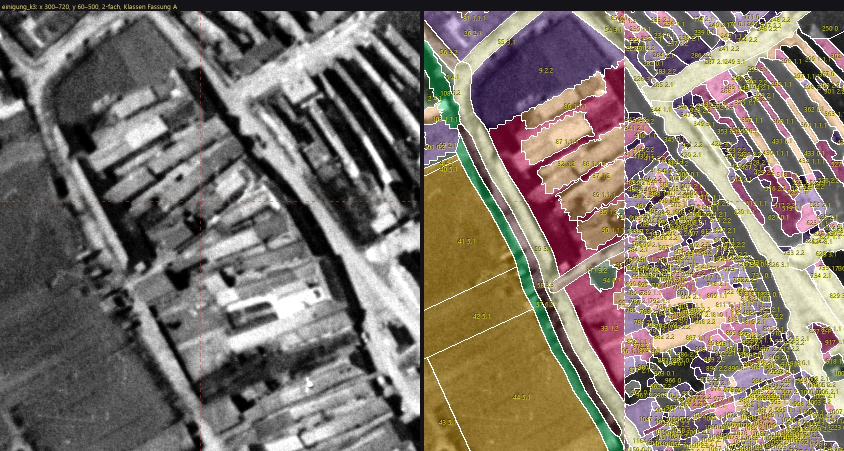
#> input picture wuensche/2026-11-18-landseg-historisch-3/einigung/runde1/abgaben/A-02/einigung_02.jpg, 1688 x 902 px, given in place of H0.png, which was not available (shown at 1/2 size)
$ python tabelle.py
#> lines starting #> are read from the running program, lines starting #| are printed output that depends on the picture
import json
import numpy as np
from PIL import Image
import tifffile

B = "C:/Users/Phil/Developement/Victor/daten/landseg/H0"
img = np.array(Image.open(f"{B}/H0.png").convert("L")).astype(float)
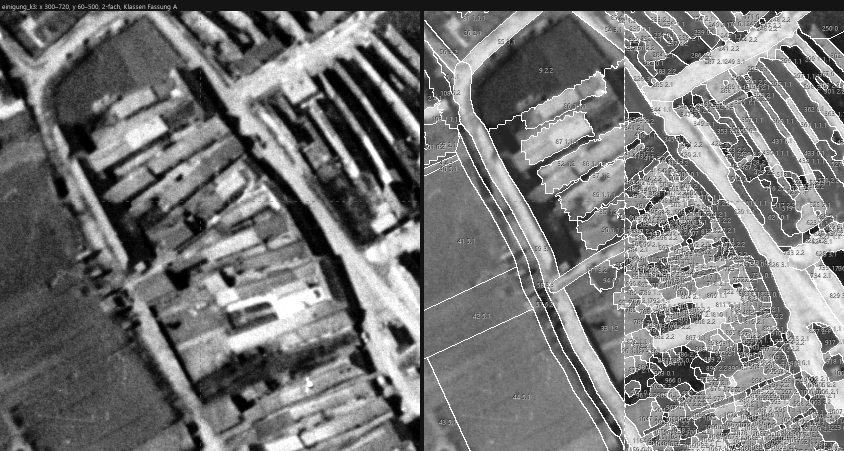
#> img: shape (902, 1688) float64 (shown at 1/2 size); min 0, max 255, mean 118.3
l0 = tifffile.imread(f"{B}/b-kategorien-frei/r0c0/labels.tif")
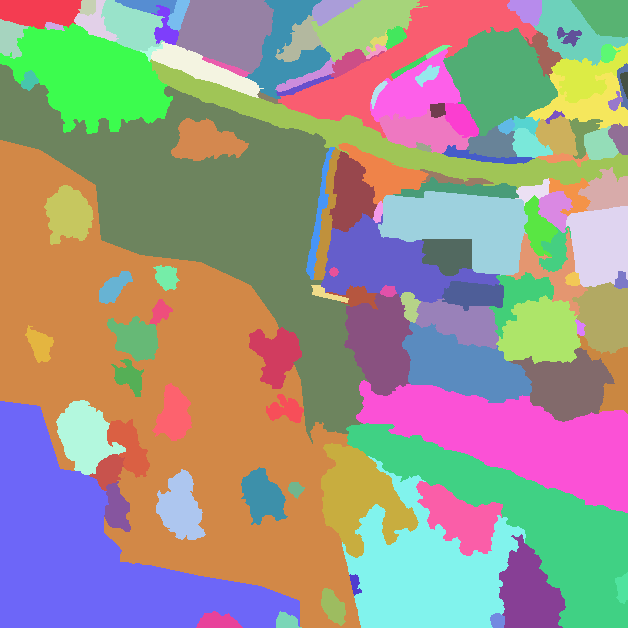
#> input picture daten/landseg/T0/fassung-c/abgabe/r0c0/labels.tif, 628 x 628 px, found by its file name
#> l0 is the input picture: shape (628, 628) uint32; 128 distinct labels, from 1 to 128
l1 = tifffile.imread(f"{B}/b-kategorien-frei/r0c1/labels.tif")
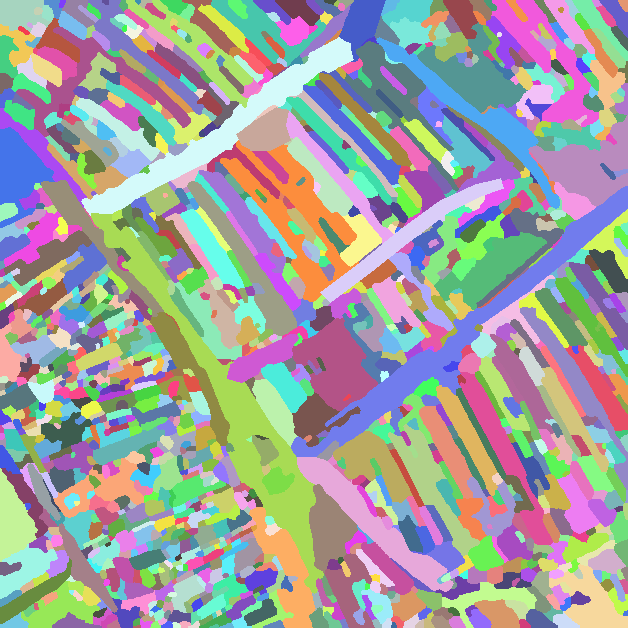
#> input picture daten/landseg/H0/a-alles-frei/abgabe/r0c1/labels.tif, 628 x 628 px, found by its file name
#> l1 is the input picture: shape (628, 628) uint32; 1363 distinct labels, from 1 to 1363
lab = np.zeros((1000, 1000), dtype=np.int64)
lab[0:500, 0:500] = l0[64:564, 64:564]
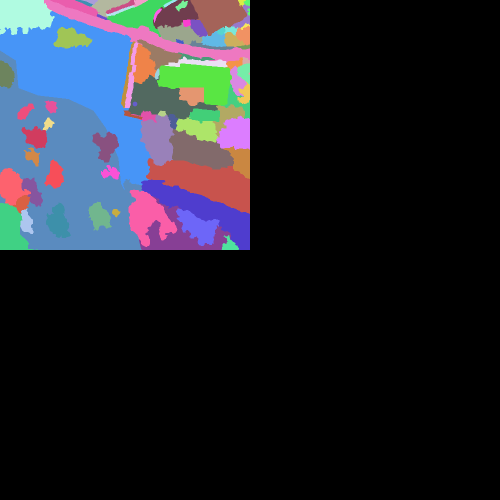
#> lab: shape (1000, 1000) int64 (shown at 1/2 size); 86 distinct labels, from 0 to 123; one colour per label, 0 black
lab[0:500, 500:1000] = l1[64:564, 64:564]
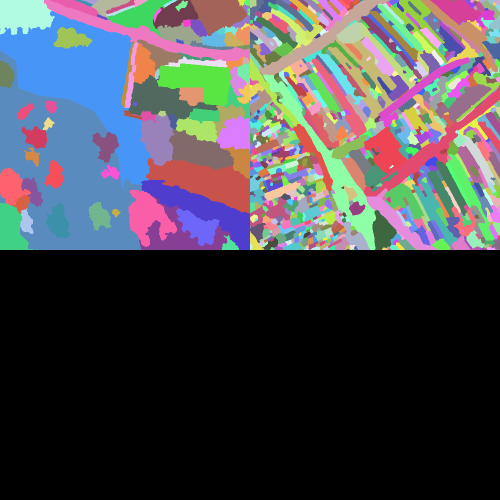
#> lab: shape (1000, 1000) int64 (shown at 1/2 size); 935 distinct labels, from 0 to 1261; one colour per label, 0 black
for y in range(0, 115):
    row = " ".join(f"{int(img[y, x]):3d}" for x in range(492, 508))
    print(f"y{y:3d} L{lab[y,499]} R{lab[y,500]} | {row}")
#> this loop made 115 passes
#| y  0 L34 R89 |  20  20  20  20  20  20  20  20  20  20  20  20  20  20  20  20
#| y  1 L34 R89 |  20  20  20  20  20  20  20  20  20  20  20  20  20  20  20  20
#| y  2 L34 R89 |  20  20  20  20  20  20  20  20  20  20  20  20  20  20  20  20
#| y  3 L34 R89 |  20  20  20  20  20  20  20  20  20  20  20  20  20  20  20  20
#| y  4 L34 R89 |  20  20  20  20  20  20  20  20  20  20  20  20  20  20  20  20
#| y  5 L34 R89 |  20  20  20  20  20  20  20  20  20  20  20  20  20  20  20  20
#| y  6 L34 R89 |  20  20  20  20  20  20  20  20  20  20  20  20  20  20  20  20
#| y  7 L34 R89 |  20  20  20  20  20  20  20  20  20  20  20  20  20  20  20  20
#> (further printed lines are left out)

# mean gray per segment (kern parts)
ids = [100032, 100056, 100063, 100070, 100081, 100092, 100030, 100042, 100079, 200019, 200004, 200186, 200169, 200180, 200031, 200170, 200171, 200164, 200042, 200049]
for k in ids:
    m = lab == k
    if m.sum():
        ys, xs = np.nonzero(m)
        print(k, "n", m.sum(), "mean", round(img[m].mean(), 1), "p10/50/90", np.percentile(img[m], [10, 50, 90]).round(0), "x", xs.min(), xs.max(), "y", ys.min(), ys.max())
